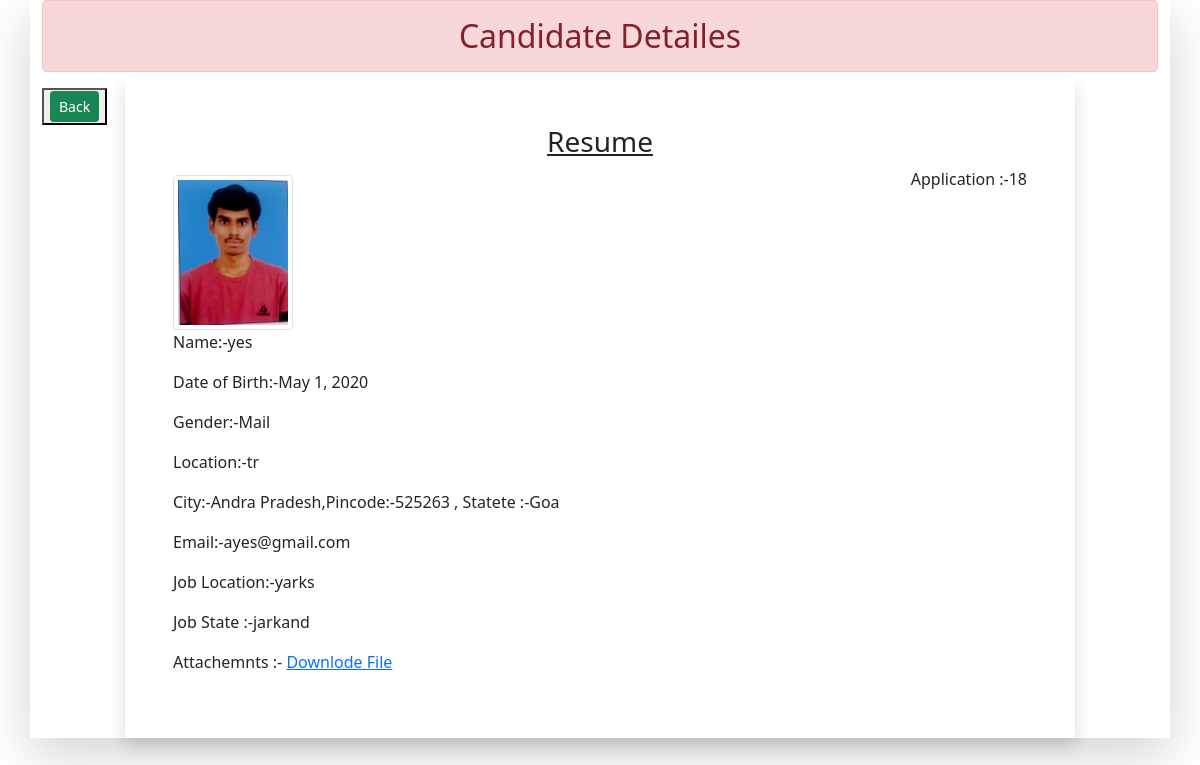
/18, run on the app's committed database.
### resumeapp/models.py (models this page shows)
class Resume(models.Model):
    STATE_CHOICE = (
('Andhra Pradesh',	'Amaravati	'),
('Arunachal Pradesh'	,'Itanagar'),
('Assam',	'Dispur'),
('Bihar'	,'Patna'),
('Chhattisgarh',	'Raipur'),
('Goa'	,'Panaji'),
('Gujarat'	,'Gandhinagar'),
    )
    name = models.CharField(max_length=120)
    dob = models.DateField(auto_now=False,auto_now_add=False)
    gender = models.CharField(max_length=100)
    locality = models.CharField(max_length=120)
    city = models.CharField(max_length=120)
    pincode = models.PositiveIntegerField()
    state = models.CharField(choices=STATE_CHOICE, max_length=120)
    mobile = models.PositiveIntegerField()
    email = models.EmailField()
    job_location = models.CharField(max_length=120)
    profile_image = models.ImageField(upload_to = 'images',blank=True,null=True)
    job_state = models.CharField(max_length=20)
    my_file = models.FileField(upload_to='doc',blank=True)

### resumeapp/views.py (the view)
# urls.py: path('<int:pk>',views.CandidateView.as_view(),name='candidate')
class CandidateView(View):
    def get(self,request,pk):
        candidate = Resume.objects.get(pk = pk)
        return render(request,'resume/candidate.html',{'candidate':candidate})

### resumeapp/templatetags/myfile.py (called while the page is built)
@register.filter(name = 'remove_special')
def remove_cahr(value,arg):
    print("ARG:",arg)
    print("VALUE:",value)
    for character in arg:
        value = value.replace(character, "")
    return value

### resumeapp/templates/resume/candidate.html (shortened to what this page needs)
{% load static %}
<!DOCTYPE html>
{% load myfile %}
<html lang="en">
<head>
    <link rel="stylesheet" href="https://maxcdn.bootstrapcdn.com/bootstrap/4.5.2/css/bootstrap.min.css">
    <link href="https://cdn.jsdelivr.net/npm/bootstrap@5.1.0/dist/css/bootstrap.min.css" rel="stylesheet"
>
</head>
<body>
<div class="container shadow-lg">
    <h2 class="alert alert-danger text-center p-3">Candidate Detailes</h2>
    <button><a href="{%  url 'home' %}" class="btn btn-success btn-sm">Back</a></button>
    <div class="row">
        <div class="col-sm-10 shadow p-5 offset-1 bg-white shadow mt-n5">
            <h3 class="text-center"><u>Resume</u></h3>
           <p class="float-end">Application :-{{candidate.id}}</p>
            <img src="{{ candidate.profile_image.url }}" alt="" class="img-fluid img-thumbnail mt-2" width="120" height="100">
            <p>Name:-{{candidate.name}}</p>
            <p>Date of Birth:-{{candidate.dob}}</p>
            <p>Gender:-{{candidate.gender}}</p>
            <p>Location:-{{candidate.locality}}</p>
            <p>City:-{{candidate.city|remove_special:"[]',"}},Pincode:-{{candidate.pincode}} , Statete :-{{candidate.state}}</p>
            <p>Email:-{{candidate.email}}</p>
            <p>Job Location:-{{candidate.job_location}}</p>
            <p>Job State :-{{candidate.job_state}}</p>
            <p>Attachemnts :- <a href="{{ candidate.my_file.url }}">Downlode File</a></p>
        </div>
    </div>
</div>
</body>
</html>

### data on the page
Resume: id "18", profile_image (picture), name "yes", dob "May 1, 2020", gender "Mail", locality "tr", city|remove_special "Andra Pradesh", pincode "525263", state "Goa", email "ayes@gmail.com", job_location "yarks", job_state "jarkand"
